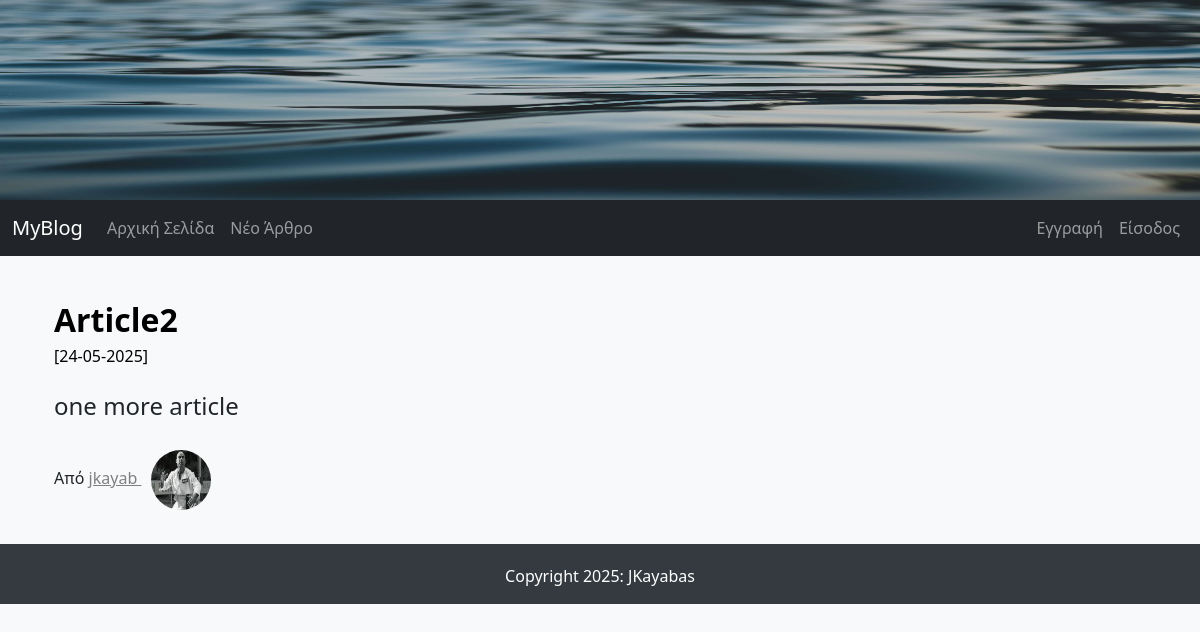
/full_article/2, run on an earlier commit of the app's database.
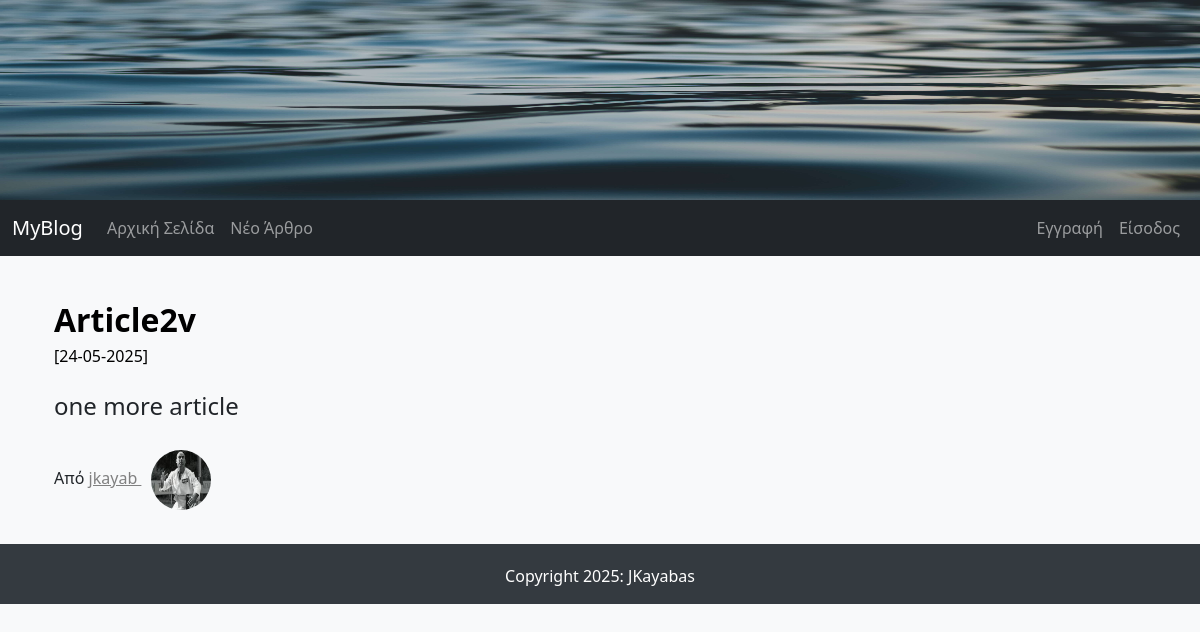
And on a later commit of the database.
### FlaskBlogApp/models.py (models this page shows, shortened)
class Article(db.Model):
    id = db.Column(db.Integer, primary_key = True)
    article_title = db.Column(db.String(50), nullable=False)
    article_body  = db.Column(db.Text(), nullable=False)
    article_image = db.Column(db.String(30), default ='default_article_image.jpg')
    date_created = db.Column(db.DateTime, nullable=False, default=datetime.utcnow)
    user_id = db.Column(db.Integer, db.ForeignKey('user.id'), nullable=False)

### FlaskBlogApp/routes.py (the view)
@app.route("/full_article/<int:article_id>", methods=["GET"])
def full_article(article_id):
    article = Article.query.get_or_404(article_id)
    return render_template("full_article.html", article=article)

### FlaskBlogApp/templates/full_article.html (shortened to what this page needs)
{% extends "base.html" %}
{% block content %}
<main role="main" class="container"
{% if article %}
        <div class="row my-3 p-3 bg-body rounded shadow-sm">
          <div class="col col-md-12">
            <div class="main-article-title">
              <a class="article_title" href="#">{{ article.article_title | safe }}</a>
            </div>
            <small class="article_date">[{{ article.date_created.strftime('%d-%m-%Y') }}]</small>
            <p class="main-article-partial-text">
              {{ article.article_body | safe }}
            </p>
            <p class="">Από
              <span>
                <a class="author-name" href="{{ url_for('articles_by_author', author_id=article.author.id) }}">
                  {{ article.author.username }}
                  <img class="rounded-circle profile-image" alt="{{ article.author.username }}"
                       src="{{ url_for('static', filename='images/profiles_images/'+article.author.profile_image) }}"
                       data-holder-rendered="true" data-bs-toggle="tooltip" data-bs-placement="top"
                       title="{{ article.author.username }}">
                </a>
              </span>
            </p>
          </div>
{% endif %}
</main>
{% endblock content %}

What changed in the data, as far as the page shows it:
changed Article "one more article": article_title "Article2" → "Article2v"
